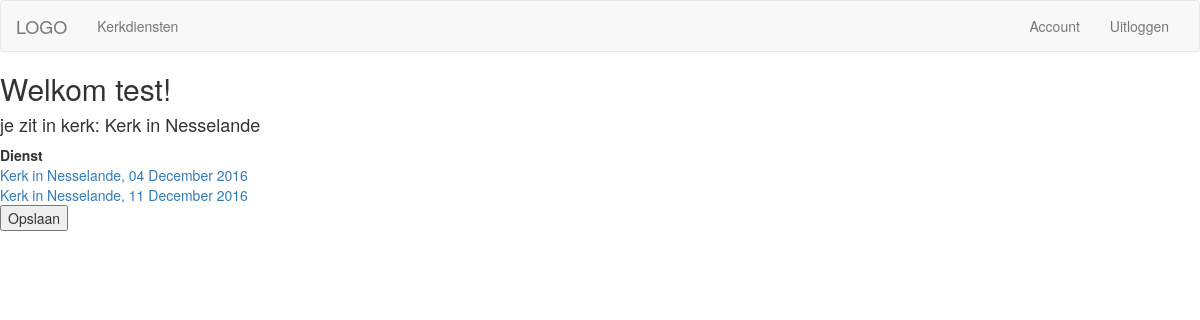
/kerkdiensten/ (signed in), run on an earlier commit of the app's database.
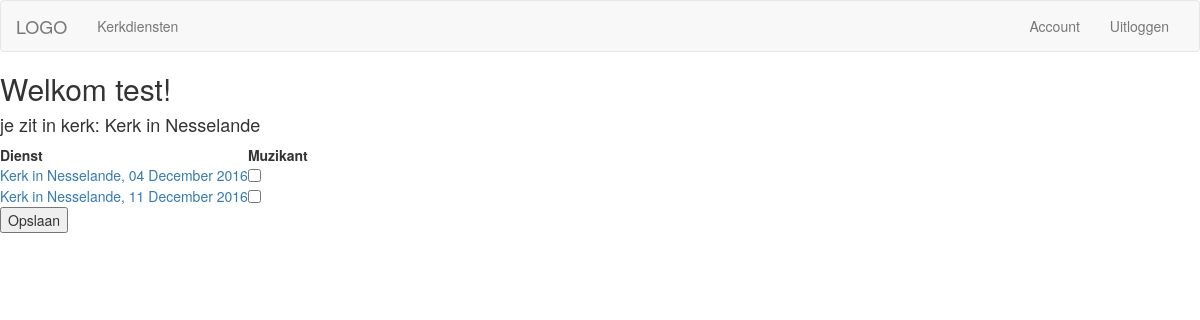
And on a later commit of the database.
### kerkdiensten/models.py (models this page shows, shortened)
class Kerkdiensten(models.Model):
    kerk = models.ForeignKey('Kerken', default=None)
    start_time = models.DateField()
    soort_dienst = models.ForeignKey('DienstSoorten', default='kerkdienst')
    beschikbaar = models.ManyToManyField('UserRoll', default=None, blank=True, related_name='kerkdienst_beschikbaar')
    ingeroosterd = models.ManyToManyField('UserRoll', default=None, blank=True, related_name='kerkdienst_ingeroosterd')
    def __str__(self):
        return self.kerk.kerk_naam + ', ' + self.start_time.strftime('%d %B %Y')
    class Meta:
        verbose_name_plural = 'kerkdiensten'

class Kerken(models.Model):
    kerk_naam = models.CharField(max_length=256)
    kerk_soort = models.CharField(max_length=256)
    class Meta:
        verbose_name_plural = 'kerken'

class Rollen(models.Model):
    rollen = models.CharField(max_length=256)
    rol_id = models.CharField(max_length=64)
    beschikbaarheid = models.BooleanField(default=False)
    def __str__(self):
        return self.rollen
    class Meta:
        verbose_name_plural = 'rollen'

### kerkdiensten/views.py (the view, shortened to what this page needs)
@login_required
def index(request):
    try:
      kerk = User_details.objects.get(user=request.user)
      kerk_diensten = Kerkdiensten.objects.all().filter(kerk=kerk.kerk)
      user_details = get_object_or_404(User_details, user=request.user)
    except User_details.DoesNotExist:
        kerken = Kerken.objects.all()
        return render(request, 'kerkdiensten/kerkdiensten.html', {'kerk_keuze': kerken})
    rollen_lijst = []
    for rolz in user_details.rollen_v2.all().filter(beschikbaarheid=True):
        rollen_lijst.append(rolz)
    beschikbaarheid_lijst = []
    for dienst in kerk_diensten:
        beschikbaarheid = dienst.beschikbaar.all()
        for beschikte in beschikbaarheid:
            if beschikte.user == request.user:
                beschikbaarheid_lijst.append((dienst.pk, beschikte.rol.rollen))
    beschikbaarheid_lijst = []
    for dienst in kerk_diensten:
        beschikbaarheid = dienst.beschikbaar.all()
        for beschikte in beschikbaarheid:
            if beschikte.user == request.user:
                    beschikbaarheid_lijst.append((dienst.pk, beschikte.rol.rollen))
    return render(request, 'kerkdiensten/kerkdiensten.html', {'kerk': kerk, 'kerk_diensten': kerk_diensten, 'rollen_lijst': rollen_lijst, 'beschikbaar': beschikbaarheid_lijst, 'user_details':user_details})

### kerkdiensten/templates/kerkdiensten/kerkdiensten.html (shortened to what this page needs)
{% extends 'kerkdiensten/base_kerkdiensten.html' %}
{% block body %}
<h2>Welkom {{ user.username }}!</h2>
{% if kerk %}
<h4>je zit in kerk: {{ kerk.kerk.kerk_naam }}</h4>
{% endif %}
<form action="{% url 'kerkdiensten:index' %}" method="post">
    <table>
        <tr>
            <th>Dienst</th>
            {% for rol in rollen_lijst %}
            <th>{{ rol.rollen }}</th>
            {% endfor %}
        </tr>
        {% for dienst in kerk_diensten %}
        <tr>
            <td><a href="{% url 'kerkdiensten:dienst' dienst.pk %}">{{ dienst }}</td>
            {% for rolx in rollen_lijst %}
            <td><input type="checkbox" name="{{ rolx }}" value="{{ dienst.pk }}" {% for beschikte in beschikbaar %} {% if dienst.pk == beschikte.0 %} {% if rolx.rollen == beschikte.1 %} checked {% endif %} {% endif %} {% endfor %}></td>
            {% endfor %}
        </tr>
        {% endfor %}
    </table>
    <input type="submit" value="Opslaan"></input>
</form>
<br />
{% endblock body %}

What changed in the data, as far as the page shows it:
added Rollen: rollen "Muzikant"
